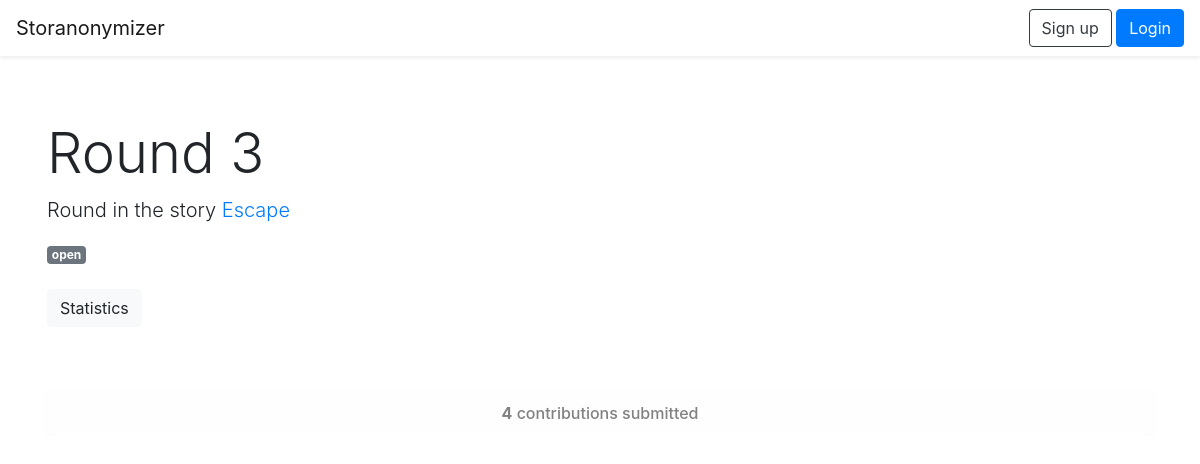
Page /round/CC4093C6 on the earlier database version.
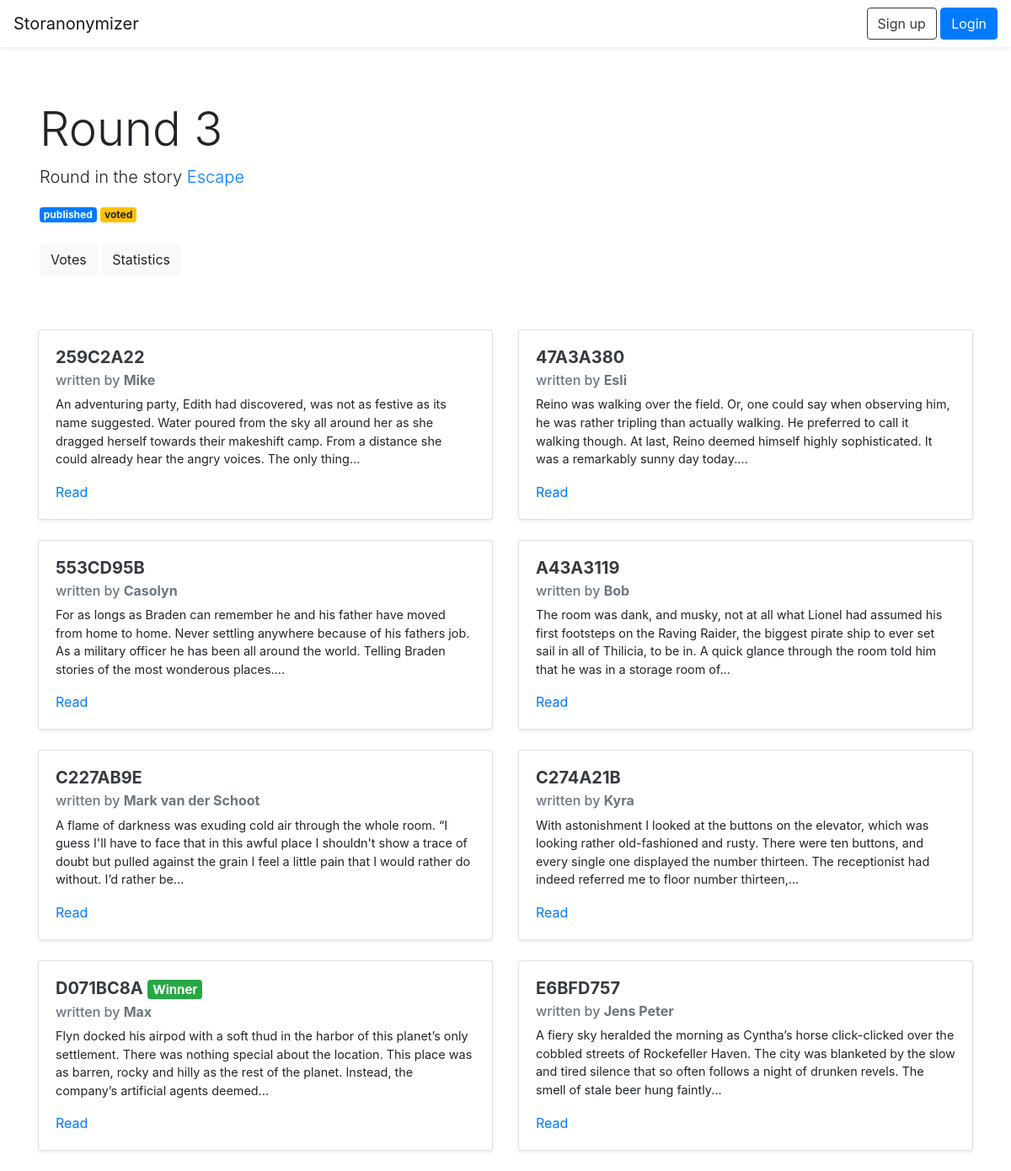
Same page on the later database version.
### storanonymizer/models.py (models this page shows, shortened)
class Contribution(db.Model):
	id = db.Column(db.Integer, primary_key=True)
	code = db.Column(db.String(), unique=True)
	text = db.Column(db.Text())
	votes = db.relationship("Vote", backref="contribution", lazy="select")
	author_id = db.Column(db.Integer, db.ForeignKey("user.id"))
	round_id = db.Column(db.Integer, db.ForeignKey("round.id"))

class User(db.Model):
	id = db.Column(db.Integer, primary_key=True)
	name = db.Column(db.String(80), unique=True)
	password_hash = db.Column(db.String(1024))
	stories = db.relationship("Story", backref="user", lazy="select")
	contributions = db.relationship("Contribution", backref="author", lazy="select")
	votes = db.relationship("Vote", backref="user", lazy="select")

### storanonymizer/views.py (the view)
@app.route("/round/<round_code>")
def round(round_code):
	round = models.Round.query.filter_by(code=round_code).first_or_404()
	contributions = models.Contribution.query.filter_by(round_id=round.id).order_by(models.Contribution.code).all()
	userHasContributed = False
	if current_user.is_authenticated:
		if models.Contribution.query.filter_by(round_id=round.id, author_id=current_user.id).first():
			userHasContributed = True
	return render_template("round.html", round=round, contributions=contributions, userHasContributed=userHasContributed)

### storanonymizer/templates/round.html (shortened to what this page needs)
{% extends "base.html" %}
{% block content %}
<div class="jumbotron bg-white mb-0">
	<div class="container">
		<h1 class="display-4">{{ round.name }}</h1>
		<p class="lead">Round in the story <a href="{{ url_for('story', story_code=round.story.code) }}">{{ round.story.name }} </a></p>
		{% if round.public_contributions %}
		<span class="badge badge-primary">published</span>
		{% else %}
		<span class="badge badge-secondary">open</span>
		{% endif %}
		{% if round.public_votes %}
		<span class="badge badge-warning">voted</span>
		{% endif %}
		<br><br>
		{% if round.voting or round.public_votes %}
		<a class="btn btn-light" href="{{ url_for('votes', round_code=round.code) }}">Votes</a>
		{% endif %}
		<a class="btn btn-light" href="{{ url_for('round_statistics', round_code=round.code) }}">Statistics</a>
	</div>
</div>
<div class="container">
	{% if round.public_contributions %}
	{% if round.contributions|length > 0 %}
	<div class="row">
		{% for c in contributions %}
		<div class="col-12 col-md-6 mb-4">
			<div class="card shadow-sm">
				<div class="card-body">
					<h5 class="card-title"><a class="text-dark font-weight-bold" href="{{ url_for('contribution', contribution_code=c.code) }}">
						{{ c.code }}</a>
						{% if round.public_votes and c.id == round.winning_contribution_id|int %}
						<span class="badge badge-success">Winner</span>
						{% endif %}
					</h5>
					{% if c.author.id == current_user.id %}
					<h6 class="card-subtitle mb-2 text-muted">written by me</h6>
					{% else %}
					{% if round.public_authors %}
					<h6 class="card-subtitle mb-2 text-muted">written by <span class="font-weight-bold">{{ c.author.name }}</span></h6>
					{% endif %}
					{% endif %}
					<p class="card-text" style="font-size: 0.9rem;">{{ c.text|truncate|safe }}</p>
					<a href="{{ url_for('contribution', contribution_code=c.code) }}" class="card-link">Read</a>
				</div>
			</div>
		</div>
		{% endfor %}
	</div>
	{% else %}
	<h6 class="alert alert-light text-center">No contributions submitted</h6>
	{% endif %}
	{% else %}
	{% if round.contributions|length > 0 %}
	<h6 class="alert alert-light text-center"><span class="font-weight-bold">{{ round.contributions|length }}</span> {% if round.contributions|length > 1 %}contributions{% else %}contribution{% endif %} submitted</h6>
	{% else %}
	<h6 class="alert alert-light text-center">No contributions submitted yet</h6>
	{% endif %}
	{% endif %}
</div>
{% endblock %}

Differences in the rows shown:
changed Round "Round 3": public_contributions False → True (drawn); public_votes False → True (drawn)
added Contribution: code "259C2A22", author.name "Mike", text "An adventuring party, Edith had discovered, was not as festive as its name suggested. Water poured from the sky all around her as she dragged herself towards their makeshift camp. From a distance she could already hear the angry voices. The only thing..."
added Contribution: code "47A3A380", author.name "Esli", text "Reino was walking over the field. Or, one could say when observing him, he was rather tripling than actually walking. He preferred to call it walking though. At last, Reino deemed himself highly sophisticated. It was a remarkably sunny day today...."
added Contribution: code "553CD95B", author.name "Casolyn", text "For as longs as Braden can remember he and his father have moved from home to home. Never settling anywhere because of his fathers job. As a military officer he has been all around the world. Telling Braden stories of the most wonderous places...."
added Contribution: code "A43A3119", author.name "Bob", text "The room was dank, and musky, not at all what Lionel had assumed his first footsteps on the Raving Raider, the biggest pirate ship to ever set sail in all of Thilicia, to be in. A quick glance through the room told him that he was in a storage room of..."
now on this page (row unchanged): Contribution: code "C227AB9E", author.name "Mark van der Schoot", text "A flame of darkness was exuding cold air through the whole room. “I guess I'll have to face that in this awful place I shouldn't show a trace of doubt but pulled against the grain I feel a little pain that I would rather do without. I’d rather be..."
now on this page (row unchanged): Contribution: code "C274A21B", author.name "Kyra", text "With astonishment I looked at the buttons on the elevator, which was looking rather old-fashioned and rusty. There were ten buttons, and every single one displayed the number thirteen. The receptionist had indeed referred me to floor number thirteen,..."
added Contribution: code "D071BC8A", shows "Winner", author.name "Max", text "Flyn docked his airpod with a soft thud in the harbor of this planet’s only settlement. There was nothing special about the location. This place was as barren, rocky and hilly as the rest of the planet. Instead, the company’s artificial agents deemed..."
now on this page (row unchanged): Contribution: code "E6BFD757", author.name "Jens Peter", text "A fiery sky heralded the morning as Cyntha’s horse click-clicked over the cobbled streets of Rockefeller Haven. The city was blanketed by the slow and tired silence that so often follows a night of drunken revels. The smell of stale beer hung faintly..."
Other differences:
{{ round.contributions|length }}: "4" → (not shown)
text no longer shown: "open contributions submitted"
text now shown: "published voted Votes"
